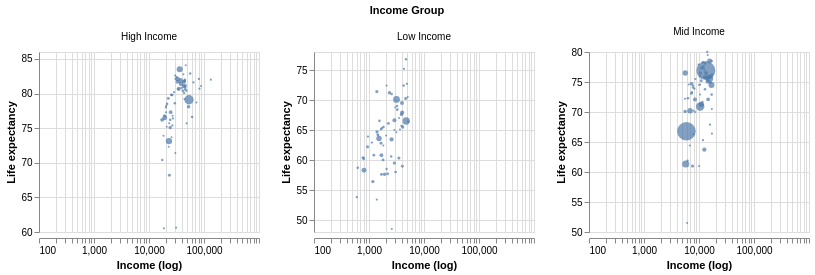

Here is the notebook cell this chart was saved with:
### Markdown cell above
# 3.4  Faceted chart (small multiples)
Faceting replicates the same chart for each category, making it easy to compare distributions 
without overplotting.

### Code cell
import altair as alt
from vega_datasets import data as vdata
import pandas as pd

source = vdata.gapminder_health_income()

# Create categorical income groups for faceting
source['income_group'] = pd.qcut(
    source['income'],
    q=3,
    labels=['Low Income', 'Mid Income', 'High Income']
)

chart = (
    alt.Chart(source)
    .mark_point(filled=True, opacity=0.7)
    .encode(
        x=alt.X(
            'income:Q',
            scale=alt.Scale(type='log'),
            title='Income (log)'
        ),
        y=alt.Y(
            'health:Q',
            scale=alt.Scale(zero=False),
            title='Life expectancy'
        ),
        size=alt.Size('population:Q', legend=None),
        tooltip=[
            alt.Tooltip('country:N'),
            alt.Tooltip('income:Q'),
            alt.Tooltip('health:Q')
        ]
    )
    .properties(width=220, height=180)
    .facet(
        facet=alt.Facet('income_group:N', title='Income Group'),
        columns=3
    )
    .resolve_scale(y='independent')
)

chart

### Figure 1 — Vega-Lite specification as saved in the notebook (floating-point values rounded to 4 significant figures; data arrays with more than 128 entries replaced by an {"elided": "..."} marker saying what was removed)
{"config": {"view": {"continuousWidth": 300, "continuousHeight": 300}}, "data": {"name": "data-9d79d36ef7b0698160fcf87f889a9347"}, "facet": {"field": "income_group", "title": "Income Group", "type": "nominal"}, "spec": {"mark": {"type": "point", "filled": true, "opacity": 0.7}, "encoding": {"size": {"field": "population", "legend": null, "type": "quantitative"}, "tooltip": [{"field": "country", "type": "nominal"}, {"field": "income", "type": "quantitative"}, {"field": "health", "type": "quantitative"}], "x": {"field": "income", "scale": {"type": "log"}, "title": "Income (log)", "type": "quantitative"}, "y": {"field": "health", "scale": {"zero": false}, "title": "Life expectancy", "type": "quantitative"}}, "height": 180, "width": 220}, "columns": 3, "resolve": {"scale": {"y": "independent"}}, "$schema": "https://vega.github.io/schema/vega-lite/v5.20.1.json", "datasets": {"data-9d79d36ef7b0698160fcf87f889a9347": {"elided": "187 records"}}}
